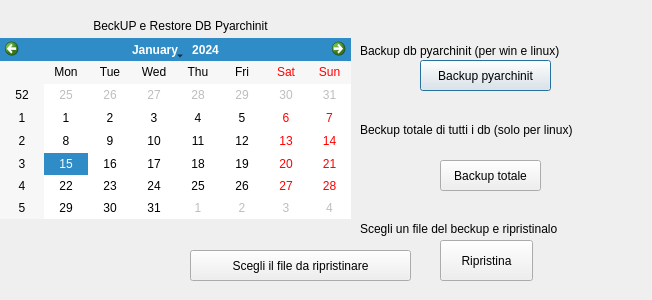
<?xml version="1.0" encoding="UTF-8"?>
<ui version="4.0">
 <class>DBmanagment</class>
 <widget class="QDialog" name="DBmanagment">
  <property name="geometry">
   <rect>
    <x>0</x>
    <y>0</y>
    <width>652</width>
    <height>300</height>
   </rect>
  </property>
  <property name="windowTitle">
   <string>Dialog</string>
  </property>
  <widget class="QPushButton" name="beckup">
   <property name="geometry">
    <rect>
     <x>420</x>
     <y>60</y>
     <width>131</width>
     <height>31</height>
    </rect>
   </property>
   <property name="text">
    <string>Backup pyarchinit</string>
   </property>
  </widget>
  <widget class="QLabel" name="label">
   <property name="geometry">
    <rect>
     <x>50</x>
     <y>0</y>
     <width>291</width>
     <height>51</height>
    </rect>
   </property>
   <property name="text">
    <string>             BeckUP e Restore DB Pyarchinit</string>
   </property>
  </widget>
  <widget class="QPushButton" name="restore">
   <property name="geometry">
    <rect>
     <x>440</x>
     <y>240</y>
     <width>93</width>
     <height>41</height>
    </rect>
   </property>
   <property name="text">
    <string>Ripristina</string>
   </property>
  </widget>
  <widget class="QCalendarWidget" name="calendarWidget">
   <property name="geometry">
    <rect>
     <x>0</x>
     <y>38</y>
     <width>351</width>
     <height>181</height>
    </rect>
   </property>
   <property name="minimumSize">
    <size>
     <width>191</width>
     <height>181</height>
    </size>
   </property>
   <property name="styleSheet">
    <string notr="true">font: 10pt &quot;Andale Mono&quot;;</string>
   </property>
  </widget>
  <widget class="QPushButton" name="upload">
   <property name="geometry">
    <rect>
     <x>190</x>
     <y>250</y>
     <width>221</width>
     <height>31</height>
    </rect>
   </property>
   <property name="text">
    <string>Scegli il file da ripristinare</string>
   </property>
  </widget>
  <widget class="QPushButton" name="beckup_total">
   <property name="geometry">
    <rect>
     <x>440</x>
     <y>160</y>
     <width>101</width>
     <height>31</height>
    </rect>
   </property>
   <property name="text">
    <string>Backup totale</string>
   </property>
  </widget>
  <widget class="QLabel" name="label_2">
   <property name="geometry">
    <rect>
     <x>420</x>
     <y>20</y>
     <width>161</width>
     <height>51</height>
    </rect>
   </property>
   <property name="text">
    <string/>
   </property>
  </widget>
  <widget class="QLabel" name="label_3">
   <property name="geometry">
    <rect>
     <x>360</x>
     <y>30</y>
     <width>251</width>
     <height>41</height>
    </rect>
   </property>
   <property name="text">
    <string>Backup db pyarchinit (per win e linux)</string>
   </property>
  </widget>
  <widget class="QLabel" name="label_4">
   <property name="geometry">
    <rect>
     <x>360</x>
     <y>120</y>
     <width>271</width>
     <height>20</height>
    </rect>
   </property>
   <property name="text">
    <string>Beckup totale di tutti i db (solo per linux)</string>
   </property>
  </widget>
  <widget class="QLabel" name="label_5">
   <property name="geometry">
    <rect>
     <x>360</x>
     <y>220</y>
     <width>261</width>
     <height>17</height>
    </rect>
   </property>
   <property name="text">
    <string>Scegli un file del beckup e ripristinalo</string>
   </property>
  </widget>
 </widget>
 <resources>
  <include location="resources.qrc"/>
 </resources>
 <connections/>
</ui>
